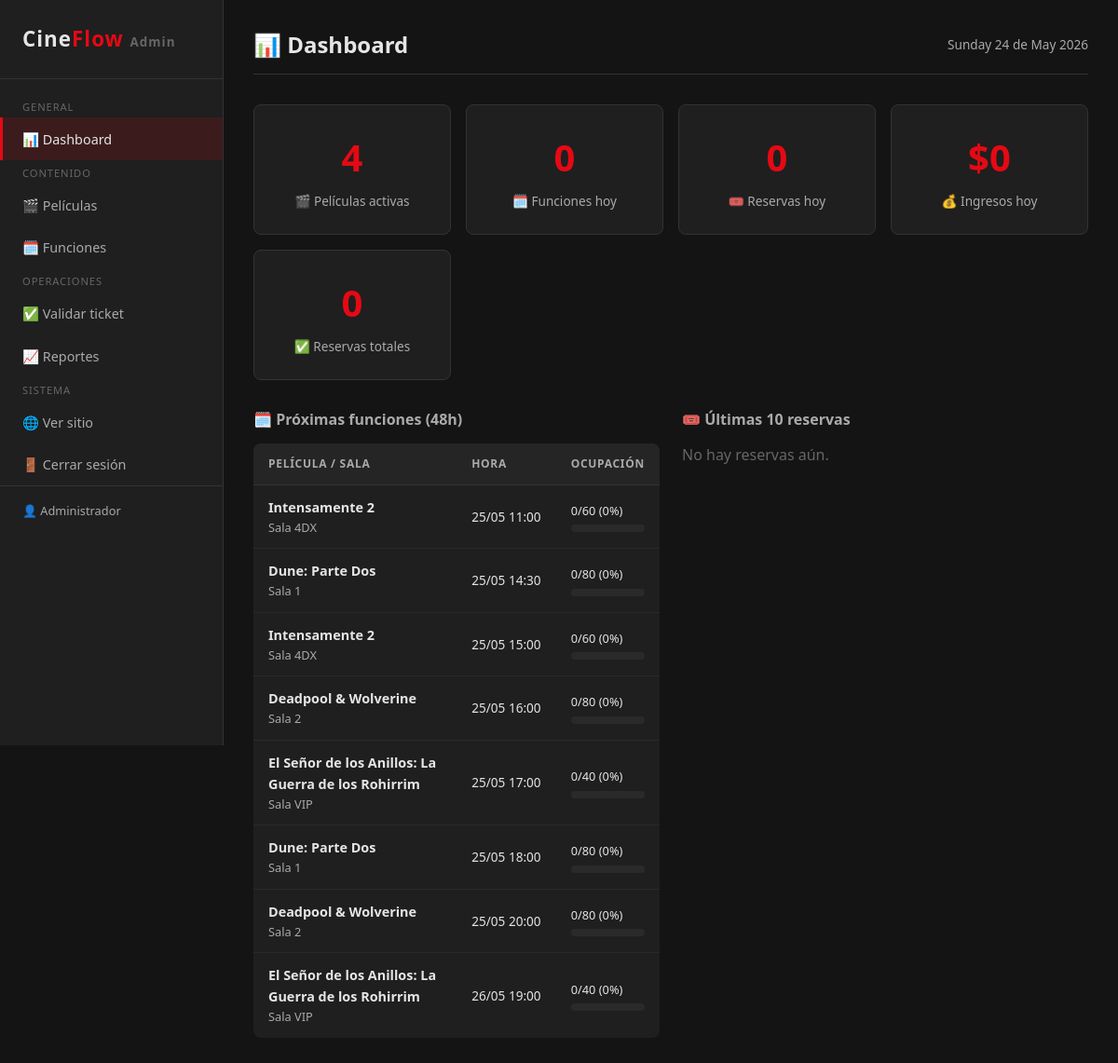
Page /admin/index.php (signed in) on the committed database.
### tables this page shows
CREATE TABLE usuarios (
    id            INT UNSIGNED    NOT NULL AUTO_INCREMENT,
    nombre        VARCHAR(100)    NOT NULL,
    email         VARCHAR(150)    NOT NULL,
    password_hash VARCHAR(255)    NOT NULL                  COMMENT 'Hash bcrypt',
    rol           ENUM('admin')   NOT NULL DEFAULT 'admin',
    activo        TINYINT(1)      NOT NULL DEFAULT 1,
    fecha_registro DATETIME       NOT NULL DEFAULT CURRENT_TIMESTAMP,

    PRIMARY KEY (id),
    UNIQUE KEY uq_email (email)
);

CREATE TABLE funciones (
    id             INT UNSIGNED   NOT NULL AUTO_INCREMENT,
    pelicula_id    INT UNSIGNED   NOT NULL,
    sala_id        INT UNSIGNED   NOT NULL,
    fecha_hora     DATETIME       NOT NULL,
    precio         DECIMAL(8,2)   NOT NULL,
    idioma         ENUM('subtitulada','doblada','original') NOT NULL DEFAULT 'subtitulada',
    activa         TINYINT(1)     NOT NULL DEFAULT 1,

    PRIMARY KEY (id),
    UNIQUE KEY uq_sala_horario (sala_id, fecha_hora),
    INDEX idx_pelicula_fecha (pelicula_id, fecha_hora),
    INDEX idx_fecha_hora (fecha_hora),

    CONSTRAINT fk_funcion_pelicula
        FOREIGN KEY (pelicula_id) REFERENCES peliculas(id)
        ON DELETE RESTRICT ON UPDATE CASCADE,
    CONSTRAINT fk_funcion_sala
        FOREIGN KEY (sala_id) REFERENCES salas(id)
        ON DELETE RESTRICT ON UPDATE CASCADE
);

CREATE TABLE peliculas (
    id             INT UNSIGNED   NOT NULL AUTO_INCREMENT,
    titulo         VARCHAR(200)   NOT NULL,
    genero         VARCHAR(80)    NOT NULL,
    sinopsis       TEXT               NULL,
    clasificacion  ENUM('TE','TE+7','MA+14','MA+18') NOT NULL DEFAULT 'TE',
    duracion_min   SMALLINT UNSIGNED  NULL,
    imagen         VARCHAR(300)       NULL                  COMMENT 'Ruta: uploads/peliculas/imagen.jpg',
    activa         TINYINT(1)     NOT NULL DEFAULT 1,
    fecha_estreno  DATE               NULL,

    PRIMARY KEY (id),
    INDEX idx_genero (genero),
    INDEX idx_activa (activa)
);

CREATE TABLE salas (
    id             INT UNSIGNED   NOT NULL AUTO_INCREMENT,
    nombre         VARCHAR(50)    NOT NULL,
    capacidad      SMALLINT UNSIGNED NOT NULL DEFAULT 100,
    tipo           ENUM('estandar','vip','4dx','imax') NOT NULL DEFAULT 'estandar',
    activa         TINYINT(1)     NOT NULL DEFAULT 1,

    PRIMARY KEY (id),
    UNIQUE KEY uq_nombre_sala (nombre)
);

### includes/funciones.php (called while the page is built, shortened)
<?php
function formatearPrecio(float|int|string $precio): string
{
    return '$' . number_format((float)$precio, 0, ',', '.');
}
function esc(?string $texto): string
{
    return htmlspecialchars((string)$texto, ENT_QUOTES | ENT_SUBSTITUTE, 'UTF-8');
}
function obtenerUsuario(int $usuario_id): ?array
{
    $pdo = obtenerConexion();
    try {
        $stmt = $pdo->prepare("
            SELECT id, nombre, email, rol
            FROM   usuarios
            WHERE  id     = :id
              AND  activo = 1
            LIMIT 1
        ");
        $stmt->execute([':id' => $usuario_id]);
        $fila = $stmt->fetch();
        return $fila ?: null;
    } catch (PDOException $e) {
        registrarError('funciones - obtenerUsuario', $e->getMessage());
        return null;
    }
}

### admin/index.php (the view, shortened to what this page needs)
<?php
require_once __DIR__ . '/../includes/funciones.php';
$admin_nav_activo = 'dashboard';
$pdo = obtenerConexion();
try {
    $stats = [];
    $stats['peliculas'] = $pdo->query("SELECT COUNT(*) FROM peliculas WHERE activa=1")->fetchColumn();
    $stats['funciones_hoy'] = $pdo->query("SELECT COUNT(*) FROM funciones WHERE DATE(fecha_hora)=CURDATE() AND activa=1")->fetchColumn();
    $stats['reservas_hoy'] = $pdo->query("SELECT COUNT(*) FROM reservas WHERE DATE(fecha_reserva)=CURDATE() AND estado IN ('confirmada','utilizada')")->fetchColumn();
    $stats['ingresos_hoy'] = $pdo->query("SELECT COALESCE(SUM(f.precio),0) FROM reservas r JOIN funciones f ON f.id=r.funcion_id WHERE DATE(r.fecha_reserva)=CURDATE() AND r.estado IN ('confirmada','utilizada')")->fetchColumn();
    $stats['reservas_total'] = $pdo->query("SELECT COUNT(*) FROM reservas WHERE estado IN ('confirmada','utilizada')")->fetchColumn();
    $ultimas = $pdo->query("
        SELECT r.codigo_reserva, r.nombre_cliente, r.email_cliente,
               r.estado, r.fecha_reserva,
               p.titulo AS pelicula, f.fecha_hora, f.precio
        FROM   reservas r
        JOIN   funciones f ON f.id = r.funcion_id
        JOIN   peliculas p ON p.id = f.pelicula_id
        ORDER  BY r.fecha_reserva DESC
        LIMIT  10
    ")->fetchAll();
    $proximas = $pdo->query("
        SELECT f.id, f.fecha_hora, f.precio, f.idioma,
               p.titulo AS pelicula,
               s.nombre AS sala,
               COUNT(CASE WHEN r.estado IN ('confirmada','utilizada') THEN 1 END) AS ocupados,
               s.capacidad
        FROM   funciones f
        JOIN   peliculas p ON p.id = f.pelicula_id
        JOIN   salas     s ON s.id = f.sala_id
        LEFT   JOIN reservas r ON r.funcion_id = f.id
        WHERE  f.fecha_hora >= NOW()
          AND  f.fecha_hora <= DATE_ADD(NOW(), INTERVAL 2 DAY)
          AND  f.activa = 1
        GROUP  BY f.id
        ORDER  BY f.fecha_hora ASC
        LIMIT  8
    ")->fetchAll();
} catch (PDOException $e) {
    registrarError('admin-index', $e->getMessage());
    $stats = array_fill_keys(['peliculas','funciones_hoy','reservas_hoy','ingresos_hoy','reservas_total'], 0);
    $ultimas = $proximas = [];
}
require_once __DIR__ . '/includes/header.php';
?>
<div class="admin-topbar">
    <h1>📊 Dashboard</h1>
    <span style="color:var(--texto-suave);font-size:.85rem;"><?= date('l d \d\e F Y') ?></span>
</div>
<div class="stats-grid">
    <div class="stat-card">
        <span class="stat-numero"><?= $stats['peliculas'] ?></span>
        <div class="stat-label">🎬 Películas activas</div>
    </div>
    <div class="stat-card">
        <span class="stat-numero"><?= $stats['funciones_hoy'] ?></span>
        <div class="stat-label">🗓️ Funciones hoy</div>
    </div>
    <div class="stat-card">
        <span class="stat-numero"><?= $stats['reservas_hoy'] ?></span>
        <div class="stat-label">🎟️ Reservas hoy</div>
    </div>
    <div class="stat-card">
        <span class="stat-numero"><?= formatearPrecio($stats['ingresos_hoy']) ?></span>
        <div class="stat-label">💰 Ingresos hoy</div>
    </div>
    <div class="stat-card">
        <span class="stat-numero"><?= $stats['reservas_total'] ?></span>
        <div class="stat-label">✅ Reservas totales</div>
    </div>
</div>
<div style="display:grid;grid-template-columns:1fr 1fr;gap:1.5rem;margin-top:1rem;">
<div>
    <h2 style="font-size:1rem;margin-bottom:1rem;color:var(--texto-suave);">🗓️ Próximas funciones (48h)</h2>
    <?php if (empty($proximas)): ?>
        <p style="color:var(--texto-muy-suave);">No hay funciones programadas.</p>
    <?php else: ?>
    <table class="admin-tabla">
        <thead><tr><th>Película / Sala</th><th>Hora</th><th>Ocupación</th></tr></thead>
        <tbody>
        <?php foreach ($proximas as $f): ?>
            <?php $pct = $f['capacidad'] > 0 ? round($f['ocupados']/$f['capacidad']*100) : 0; ?>
            <tr>
                <td>
                    <div style="font-weight:600;"><?= esc($f['pelicula']) ?></div>
                    <div style="font-size:.8rem;color:var(--texto-suave);"><?= esc($f['sala']) ?></div>
                </td>
                <td style="white-space:nowrap;font-size:.85rem;"><?= date('d/m H:i', strtotime($f['fecha_hora'])) ?></td>
                <td>
                    <div style="font-size:.8rem;"><?= $f['ocupados'] ?>/<?= $f['capacidad'] ?> (<?= $pct ?>%)</div>
                    <div class="reporte-barra-wrap"><div class="reporte-barra" style="width:<?= $pct ?>%"></div></div>
                </td>
            </tr>
        <?php endforeach; ?>
        </tbody>
    </table>
    <?php endif; ?>
</div>
<div>
    <h2 style="font-size:1rem;margin-bottom:1rem;color:var(--texto-suave);">🎟️ Últimas 10 reservas</h2>
    <?php if (empty($ultimas)): ?>
        <p style="color:var(--texto-muy-suave);">No hay reservas aún.</p>
    <?php endif; ?>
</div>
</div>
<?php require_once __DIR__ . '/includes/footer.php'; ?>

### admin/includes/header.php (shortened to what this page needs)
<?php
$admin_nav_activo ??= '';
$admin = obtenerUsuario((int)$_SESSION['usuario_id']);
?>
<!DOCTYPE html>
<html lang="es">
<head>
    <link rel="stylesheet" href="../assets/css/estilo.css">
    <link rel="stylesheet" href="../assets/css/admin.css">
</head>
<body>
<div class="admin-layout">
<aside class="admin-sidebar">
    <a href="index.php" class="logo">Cine<span>Flow</span> <small style="font-size:.6em;color:var(--texto-muy-suave);">Admin</small></a>
    <nav class="admin-nav">
        <span class="nav-seccion">General</span>
        <a href="index.php"         class="<?= $admin_nav_activo === 'dashboard'  ? 'activo' : '' ?>">📊 Dashboard</a>
        <span class="nav-seccion">Contenido</span>
        <a href="peliculas.php"     class="<?= $admin_nav_activo === 'peliculas'  ? 'activo' : '' ?>">🎬 Películas</a>
        <a href="funciones.php"     class="<?= $admin_nav_activo === 'funciones'  ? 'activo' : '' ?>">🗓️ Funciones</a>
        <span class="nav-seccion">Operaciones</span>
        <a href="validar-ticket.php" class="<?= $admin_nav_activo === 'validar'   ? 'activo' : '' ?>">✅ Validar ticket</a>
        <a href="reportes.php"      class="<?= $admin_nav_activo === 'reportes'   ? 'activo' : '' ?>">📈 Reportes</a>
        <span class="nav-seccion">Sistema</span>
        <a href="../index.php" target="_blank">🌐 Ver sitio</a>
        <a href="logout.php">🚪 Cerrar sesión</a>
    </nav>
    <?php if ($admin): ?>
    <div style="padding:1rem 1.5rem;border-top:1px solid var(--borde);margin-top:auto;font-size:.8rem;color:var(--texto-suave);">
        👤 <?= esc($admin['nombre']) ?>
    </div>
    <?php endif; ?>
</aside>
<main class="admin-content">

### assets/css/estilo.css (style rules this page uses)
:root { --primario: #e50914; --primario-oscuro: #c0070f; --primario-suave: rgba(229, 9, 20, .15); --oscuro: #141414; --superficie: #1f1f1f; --superficie-alt: #252525; --overlay: rgba(0, 0, 0, .75); --borde: #333; --borde-suave: #2a2a2a; --texto: #e5e5e5; --texto-suave: #aaa; --texto-muy-suave: #666; --verde: #2ecc71; --verde-oscuro: #0d2e1a; --azul: #3498db; --azul-oscuro: #0d1e2e; --amarillo: #f39c12; --amarillo-oscuro: #1a1200; --rojo: #e74c3c; --rojo-oscuro: #2e0d0d; --libre: #2a5c3f; --libre-borde: #2ecc71; --ocupado: #3a1a1a; --ocupado-borde: #c0392b; --seleccionado: #1a3a5c; --seleccionado-borde:#3498db; --preferencial: #3a2e0a; --preferencial-borde:#f39c12; --fuente: 'Segoe UI', Arial, sans-serif; --fuente-mono: 'Courier New', Courier, monospace; --ancho-max: 1200px; --radio: 8px; --radio-lg: 12px; --sombra: 0 4px 16px rgba(0, 0, 0, .4); --sombra-lg: 0 8px 32px rgba(0, 0, 0, .6); --transicion: .2s ease; }
*, *::before, *::after { box-sizing: border-box; margin: 0; padding: 0; }
html { scroll-behavior: smooth; }
body { background-color: var(--oscuro); color: var(--texto); font-family: var(--fuente); font-size: 16px; line-height: 1.6; min-height: 100vh; display: flex; flex-direction: column; }
main { flex: 1; }
a { color: var(--primario); text-decoration: none; transition: color var(--transicion); }
h1, h2, h3, h4, h5, h6 { line-height: 1.3; font-weight: 700; }
.logo { font-size: 1.6rem; font-weight: 700; color: var(--primario); letter-spacing: 1px; text-decoration: none; flex-shrink: 0; }
.logo span { color: var(--texto); }

### assets/css/admin.css (style rules this page uses)
.admin-layout { display: flex; min-height: 100vh; }
.admin-sidebar { width: 240px; background: var(--superficie); border-right: 1px solid var(--borde); padding: 1.5rem 0; position: fixed; top: 0; left: 0; height: 100vh; overflow-y: auto; z-index: 100; }
.admin-sidebar .logo { display: block; padding: 0 1.5rem 1.5rem; font-size: 1.4rem; font-weight: 700; color: var(--texto); text-decoration: none; border-bottom: 1px solid var(--borde); margin-bottom: 1rem; }
.admin-sidebar .logo span { color: var(--primario); }
.admin-nav a { display: flex; align-items: center; gap: .6rem; padding: .7rem 1.5rem; color: var(--texto-suave); text-decoration: none; font-size: .9rem; transition: all .2s; }
.admin-nav a:hover, .admin-nav a.activo { background: var(--primario-suave); color: var(--texto); border-left: 3px solid var(--primario); padding-left: calc(1.5rem - 3px); }
.admin-nav .nav-seccion { padding: 1rem 1.5rem .3rem; font-size: .7rem; text-transform: uppercase; letter-spacing: .08em; color: var(--texto-muy-suave); }
.admin-content { margin-left: 240px; flex: 1; padding: 2rem; min-height: 100vh; }
.admin-topbar { display: flex; align-items: center; justify-content: space-between; margin-bottom: 2rem; padding-bottom: 1rem; border-bottom: 1px solid var(--borde); }
.admin-topbar h1 { font-size: 1.5rem; color: var(--texto); margin: 0; }
.stats-grid { display: grid; grid-template-columns: repeat(auto-fit, minmax(200px, 1fr)); gap: 1rem; margin-bottom: 2rem; }
.stat-card { background: var(--superficie); border: 1px solid var(--borde); border-radius: var(--radio); padding: 1.5rem; text-align: center; }
.stat-card .stat-numero { font-size: 2.5rem; font-weight: 700; color: var(--primario); display: block; }
.stat-card .stat-label { color: var(--texto-suave); font-size: .85rem; margin-top: .25rem; }
.admin-tabla { width: 100%; border-collapse: collapse; background: var(--superficie); border-radius: var(--radio); overflow: hidden; }
.admin-tabla th { background: var(--superficie-alt); color: var(--texto-suave); font-size: .75rem; text-transform: uppercase; letter-spacing: .06em; padding: .75rem 1rem; text-align: left; border-bottom: 1px solid var(--borde); }
.admin-tabla td { padding: .75rem 1rem; border-bottom: 1px solid var(--borde-suave); color: var(--texto); font-size: .9rem; }
.admin-tabla tr:last-child td { border-bottom: none; }
.reporte-barra-wrap { background: var(--borde-suave); border-radius: 4px; height: 8px; margin-top: .3rem; }

### rows in the picture
usuarios: nombre "Administrador"
funciones: id "4", pelicula.titulo "Deadpool & Wolverine", sala.nombre "Sala 2", fecha_hora "25/05 16:00", ocupados "0", sala.capacidad "80", pct "0"
funciones: pelicula.titulo "Intensamente 2", sala.nombre "Sala 4DX", fecha_hora "25/05 11:00", ocupados "0", sala.capacidad "60", pct "0"
funciones: pelicula.titulo "Dune: Parte Dos", sala.nombre "Sala 1", fecha_hora "25/05 14:30", ocupados "0", sala.capacidad "80", pct "0"
funciones: pelicula.titulo "Intensamente 2", sala.nombre "Sala 4DX", fecha_hora "25/05 15:00", ocupados "0", sala.capacidad "60", pct "0"
funciones: pelicula.titulo "El Señor de los Anillos: La Guerra de los Rohirrim", sala.nombre "Sala VIP", fecha_hora "25/05 17:00", ocupados "0", sala.capacidad "40", pct "0"
funciones: pelicula.titulo "Dune: Parte Dos", sala.nombre "Sala 1", fecha_hora "25/05 18:00", ocupados "0", sala.capacidad "80", pct "0"
funciones: pelicula.titulo "Deadpool & Wolverine", sala.nombre "Sala 2", fecha_hora "25/05 20:00", ocupados "0", sala.capacidad "80", pct "0"
funciones: pelicula.titulo "El Señor de los Anillos: La Guerra de los Rohirrim", sala.nombre "Sala VIP", fecha_hora "26/05 19:00", ocupados "0", sala.capacidad "40", pct "0"

### other values in the picture
$stats['funciones_hoy'] "0"
$stats['reservas_hoy'] "0"
formatearPrecio($stats['ingresos_hoy']) "$0"
$stats['reservas_total'] "0"
